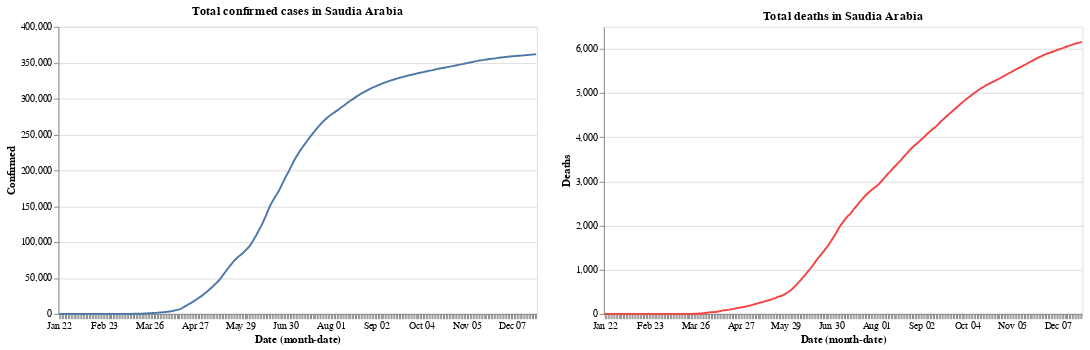

Notebook code for this chart:
### Code cell
red= alt.value("#f54242")
    
base.encode(y='Confirmed').properties(title='Total confirmed cases in Saudia Arabia')|base.encode(y='Deaths',color=red).properties(title='Total deaths in Saudia Arabia')

### Figure 1 — Vega-Lite specification as saved in the notebook (floating-point values rounded to 4 significant figures; data arrays with more than 128 entries replaced by an {"elided": "..."} marker saying what was removed)
{"config": {"view": {"continuousWidth": 400, "continuousHeight": 300}}, "hconcat": [{"mark": "line", "encoding": {"x": {"type": "ordinal", "field": "Date", "timeUnit": "monthdate"}, "y": {"type": "quantitative", "field": "Confirmed"}}, "title": "Total confirmed cases in Saudia Arabia", "width": 500}, {"mark": "line", "encoding": {"color": {"value": "#f54242"}, "x": {"type": "ordinal", "field": "Date", "timeUnit": "monthdate"}, "y": {"type": "quantitative", "field": "Deaths"}}, "title": "Total deaths in Saudia Arabia", "width": 500}], "data": {"name": "data-c4fb2a5af3d2083668dc732ac07a5740"}, "$schema": "https://vega.github.io/schema/vega-lite/v4.8.1.json", "datasets": {"data-c4fb2a5af3d2083668dc732ac07a5740": {"elided": "338 records"}}}
